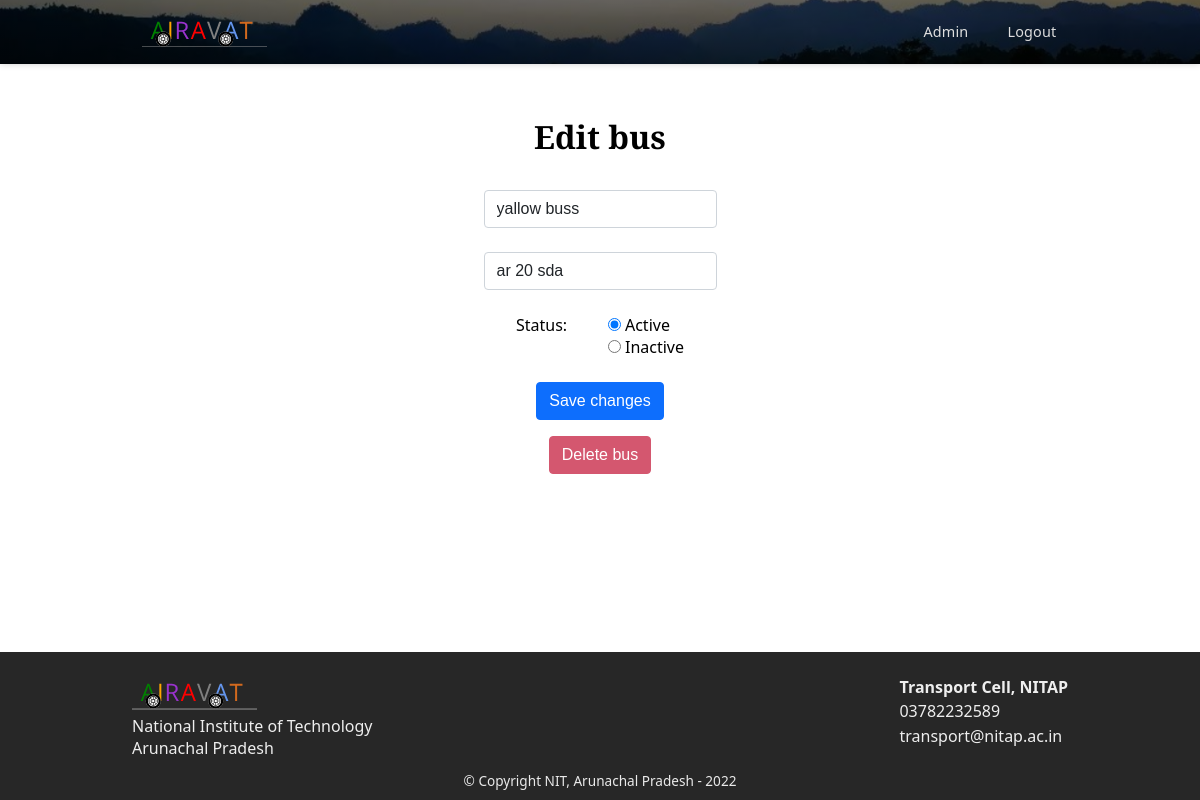
The app's page /update_bus?id=4 (signed in), older data.
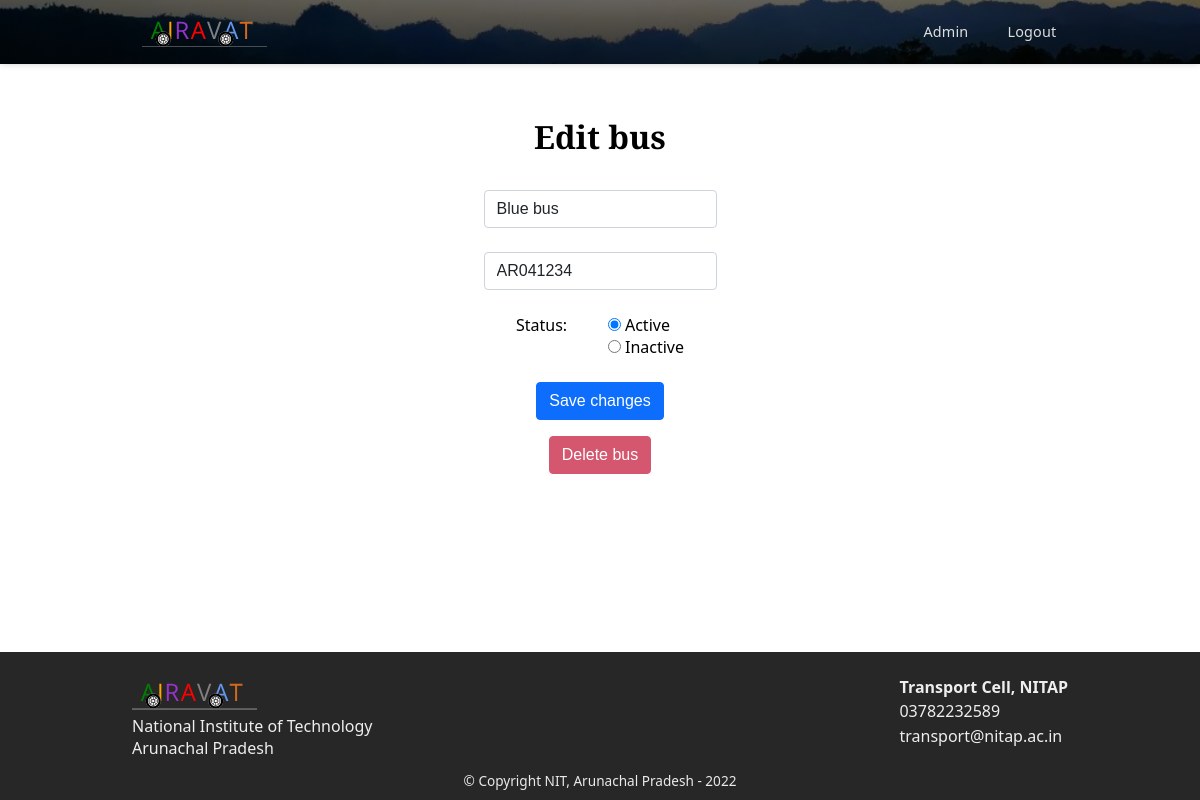
The same page, newer data.
### tables this page shows
CREATE TABLE bus (
    id INTEGER,
    name TEXT DEFAULT "Bus" NOT NULL,
    license_plate TEXT NOT NULL,
    status INTEGER DEFAULT 1 NOT NULL,
    lng REAL,
    lat REAL,
    in_campus_location TEXT,
    PRIMARY KEY(id)   
);

### app.py (the view, shortened to what this page needs)
@app.route("/update_bus", methods=["GET", "POST"])
@login_required
def update_bus():
    if (request.method == "GET"):
        id = request.args.get('id')
        bus = db.execute("SELECT * FROM bus WHERE id IS ?", id)[0]
        return render_template("editbus.html", bus=bus)

### app.py (called while the page is built)
@app.after_request
def after_request(response):
    response.headers["Cache-Control"] = "no-cache, no-store, must-revalidate"
    response.headers["Expires"] = 0
    response.headers["Pragma"] = "no-cache"
    return response

### helpers.py (called while the page is built)
def login_required(f):
    @wraps(f)
    def decorated_function(*args, **kwargs):
        if session.get("user_id") is None:
            return redirect("/login")
        return f(*args, **kwargs)
    return decorated_function

### templates/editbus.html (shortened to what this page needs)
{% extends "layout.html" %}
{% block main %}
<div class="container section tab-view active-view">
    <h1 class="page-heading">Edit bus</h2>
        <form class="bus-form" action="/update_bus" method="post">
            <div class="form-inp">
                <input autocomplete="off" autofocus class="form-control" id="busname" name="busname"
                    value="{{ bus.name }}" placeholder="Bus name" type="text">
            </div>
            <div class="form-inp">
                <input autocomplete="off" autofocus class="form-control" id="license" name="license"
                    value="{{ bus.license_plate }}" placeholder="License Plate" type="text" required>
            </div>
            <div class="form-inp radios">
                <div class="label">Status: </div>
                <div>
                {% if bus.status == 0 %}
                <input type="radio" id="statusActive" name="status" value="active">
                <label for="active">Active</label><br>
                <input type="radio" id="statusInactive" name="status" value="inactive" checked>
                <label for="inactive">Inactive</label><br>
                {% else %}
                <input type="radio" id="statusActive" name="status" value="active" checked>
                <label for="active">Active</label><br>
                <input type="radio" id="statusInactive" name="status" value="inactive">
                <label for="inactive">Inactive</label><br>
                {% endif %}
                </div>
            </div>
            <button class="btn form-submit" type="submit">Save changes</button>
        </form>
        <form class="bus-form" action="/remove" method="post">
            <button class="btn delete" type="submit">Delete bus</button>
        </form>
</div>
{% endblock %}

### templates/layout.html (shortened to what this page needs)
<!DOCTYPE html>
<html lang="en">
<head>
  <link rel="stylesheet" href="static/style.css">
</head>
<body>
  <nav class="main-nav">
    <div class="main-nav-wrapper container">
      <a class="nav-item brand-logo" href="/">
      </a>
      {% if session["user_id"] %}
      <ul class="nav-lis">
        <li class="nav-item">
          <a class="nav-link" href="/admin">Admin</a>
        </li>
        <li class="nav-item">
          <a class="nav-link" href="/logout">Logout</a>
        </li>
      </ul>
      {% else %}
      <ul class="nav-lis">
        <li class="nav-item">
          <a class="nav-link" href="/login">Admin</a>
        </li>
      </ul>
      {% endif %}
    </div>
  </nav>
  <main class="main-main">
    {% block main %}{% endblock %}
  </main>
  <footer class="main-footer">
    <div class="main-footer-wrapper container">
      <div class="left">
        <div class="brand-logo">
        </div>
        <p>
          National Institute of Technology<br>
          Arunachal Pradesh
        </p>
      </div>
      <div class="right">
        <p><strong>Transport Cell, NITAP</strong></p>
        <p class="ftr-ln"><a href="tel:+913782232589">03782232589</a></p>
        <p class="ftr-ln"><a href="mailto:transport@nitap.ac.in">transport@nitap.ac.in</a></p>
      </div>
    </div>
    <div class="copyright container">
      <p>
        &copy; Copyright NIT, Arunachal Pradesh - 2022
      </p>
    </div>
  </footer>
</body>
</html>

### static/style.css (style rules this page uses)
* { padding: 0; margin: 0; box-sizing: border-box; }
input, textarea, button, select, a { -webkit-tap-highlight-color: transparent; -webkit-touch-callout: none; }
:root { --nav-height: 4rem; --ftr-height: 9.26rem; }
.container { margin: auto; max-width: 1000px; padding: 0 2rem; }
.section { padding-top: 2rem; padding-bottom: 1rem; }
body { font-family: 'Segoe UI', Tahoma, Geneva, Verdana, sans-serif; }
.main-main { min-height: calc(100vh - var(--nav-height) - var(--ftr-height)); padding: 0; }
.main-main>.container:first-child { padding-top: 3.2rem; }
.page-heading { font-family: 'Zilla Slab', serif; text-align: center; margin: 0 0 2rem; font-weight: 600; }
.form-inp { margin-bottom: 1.5rem; }
.form-inp.radios { display: flex; flex-direction: row; align-items: flex-start; min-width: 10.5rem; justify-content: space-between; }
.radios>.label { margin-right: 0.8rem; }
.form-control { display: block; width: 100%; padding: 0.375rem 0.75rem; font-size: 1rem; font-weight: 400; line-height: 1.5; color: #212529; background-color: #fff; background-clip: padding-box; border: 1px solid #ced4da; -webkit-appearance: none; -moz-appearance: none; appearance: none; border-radius: 0.25rem; transition: border-color .15s ease-in-out, box-shadow .15s ease-in-out; }
.btn { display: inline-block; font-weight: 400; line-height: 1.5; color: #212529; text-align: center; text-decoration: none; vertical-align: middle; cursor: pointer; -webkit-user-select: none; -moz-user-select: none; user-select: none; background-color: transparent; border: 1px solid transparent; padding: 0.375rem 0.75rem; margin-bottom: 1rem; font-size: 1rem; border-radius: 0.25rem; transition: color .15s ease-in-out, background-color .15s ease-in-out, border-color .15s ease-in-out, box-shadow .15s ease-in-out; }
button.delete { background-color: #d4576f; border-color: #d4576f; color: #fff; }
.form-submit { color: #fff; background-color: #0d6efd; border-color: #0d6efd; }
.main-nav { height: var(--nav-height); box-shadow: 0 -2px 8px rgb(0 0 0 / 32%); position: sticky; top: 0; z-index: 120; background: linear-gradient(rgba(0, 0, 0, 0.6), rgba(0, 0, 0, 0.8)), no-repeat url('./media/nav.png'); background-position: center center; background-size: cover; }
.main-nav-wrapper { display: flex; flex-direction: row; height: 100%; align-items: center; justify-content: space-between; }
.nav-lis { display: flex; flex-direction: row; list-style: none; padding-left: 0; }
.nav-item { margin-left: 1rem; color: #222222; border: 2px solid transparent; border-radius: 4rem; font-size: .9rem; font-weight: 400; height: 1.8rem; letter-spacing: .01rem; line-height: 1.1; padding: 0.25rem 0.6rem; }
.brand-logo { margin: 0; display: block; height: fit-content; border: none; }
.brand-logo>svg { min-width: 125px; height: 100%; }
.nav-link { color: #dedede; text-decoration: none; }
.tab-view { display: none; }
.tab-view.active-view { display: block; }
.bus-form { display: flex; flex-direction: column; margin: auto; align-items: center; justify-content: space-between; }
.main-footer { min-height: var(--ftr-height); background-color: #272727; color: #eee; }
.main-footer-wrapper { padding-top: 1.5rem; display: flex; justify-content: space-between; gap: 1rem; }
.main-footer .ftr-ln a { color: #eee; text-decoration: none; }
.ftr-ln { margin-top: 0.15rem; }
.main-footer .copyright { padding: 0.8rem 0; }
.main-footer .copyright p { text-align: center; font-size: 0.85rem; color: #eaeaea; }

Row changes from the older to the newer data that the page shows:
changed bus: busname "yallow buss" → "Blue bus"; license "ar 20 sda" → "AR041234"
